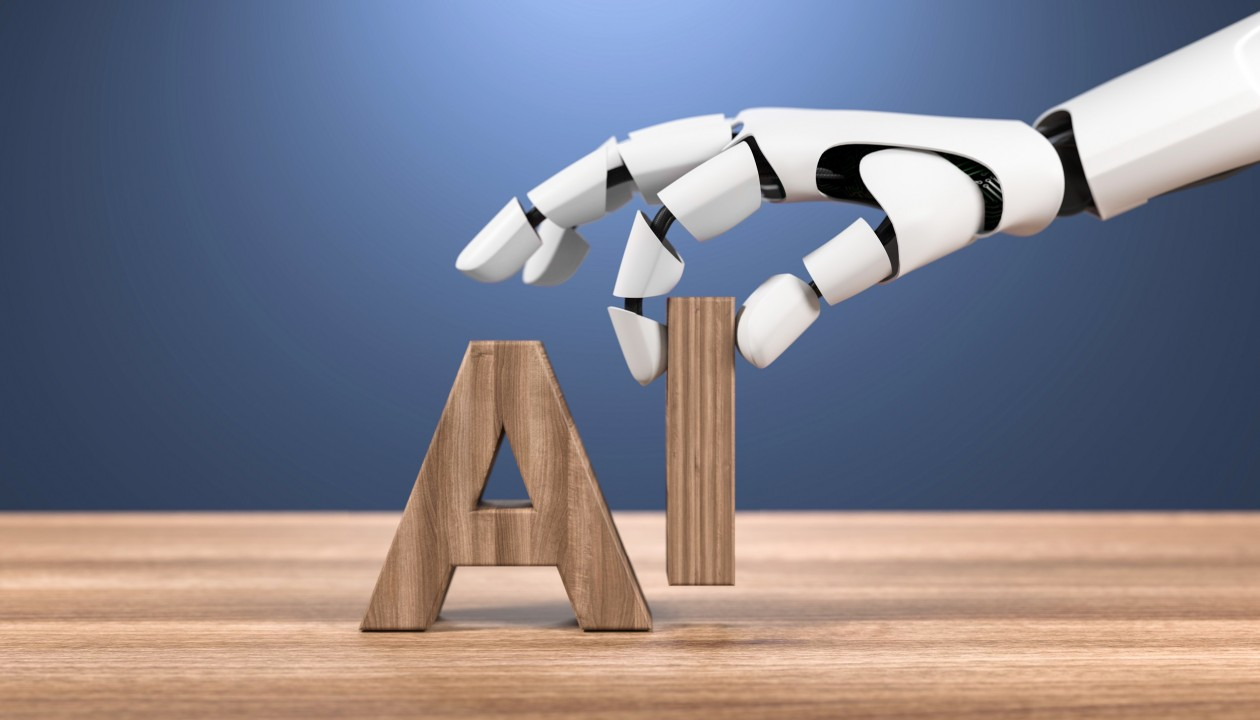
#> input picture images/1664717838371.jpg, 1260 x 720 px
$ python main.py
#> lines starting #> are read from the running program, lines starting #| are printed output that depends on the picture; after the words box and inside, x2 and y2 are one past the last pixel; in counts of white or black regions, pixels touching at a corner belong together
import cv2
import numpy as np

img = cv2.imread('images/1664717838371.jpg')
#> img is the input picture: shape (720, 1260, 3); mean B, G, R 138.2, 127.5, 129.7
img = cv2.resize(img, (img.shape[1] // 2, img.shape[0] // 2))
#> img: shape (360, 630, 3)
img = cv2.GaussianBlur(img, (9, 9), 0)
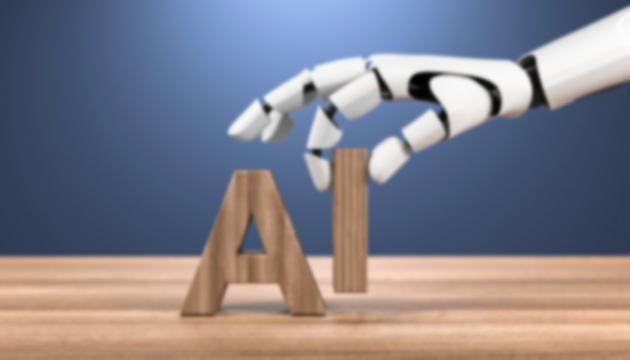
#> img: shape (360, 630, 3); mean B, G, R 138.3, 127.6, 129.8
img = cv2.cvtColor(img, cv2.COLOR_BGR2GRAY)
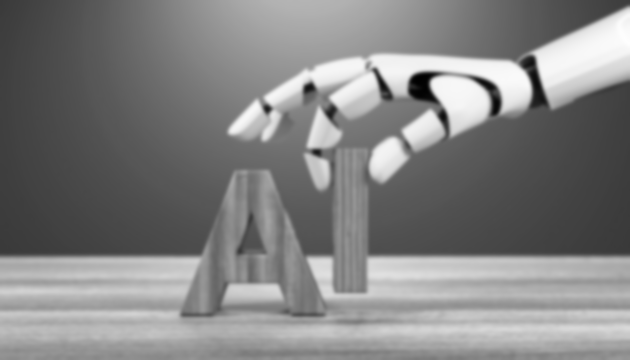
#> img: shape (360, 630); min 1, max 254, mean 129.5
img = cv2.Canny(img, 90, 90)
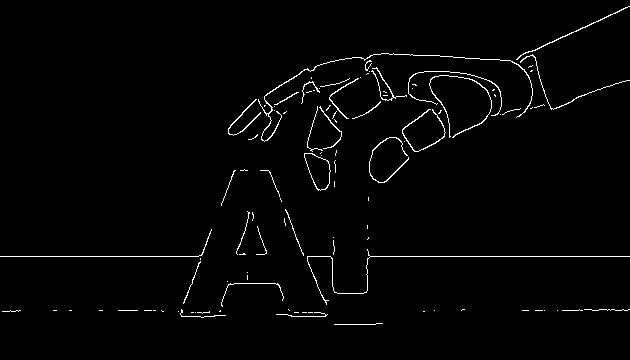
#> img: shape (360, 630); 1.8% white in thin lines or dots, all inside (x1, y1, x2, y2) = (0, 6, 630, 325)
kernel = np.ones((5, 5), np.uint8)
img = cv2.dilate(img, kernel, iterations=1)
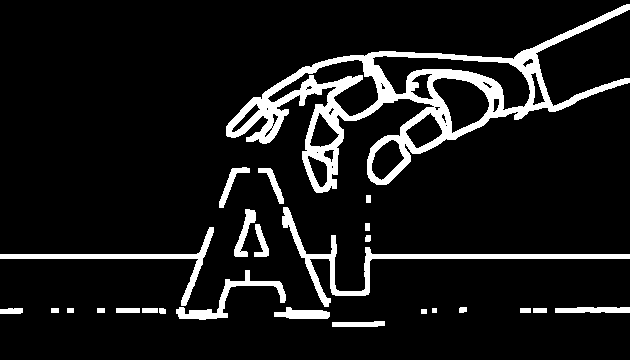
#> img: shape (360, 630); 9.7% white; 26 white regions, largest, box (x1, y1, x2, y2) and area: (226, 4, 630, 193) 13272, (282, 207, 630, 307) 2878, (0, 227, 214, 306) 1516
img = cv2.erode(img, kernel, iterations=1)
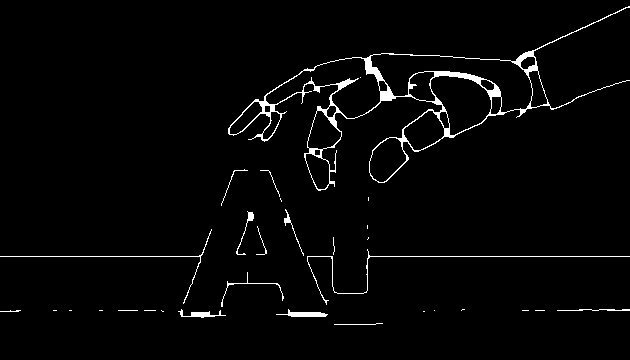
#> img: shape (360, 630); 2.5% white; 31 white regions (16 under 20 px), largest, box (x1, y1, x2, y2) and area: (228, 6, 630, 191) 3783, (307, 249, 630, 305) 469, (0, 229, 212, 304) 294
#print(img.shape)
cv2.imshow('Result', img)
cv2.waitKey(0)

# [9 lines of commented-out code are left out]
